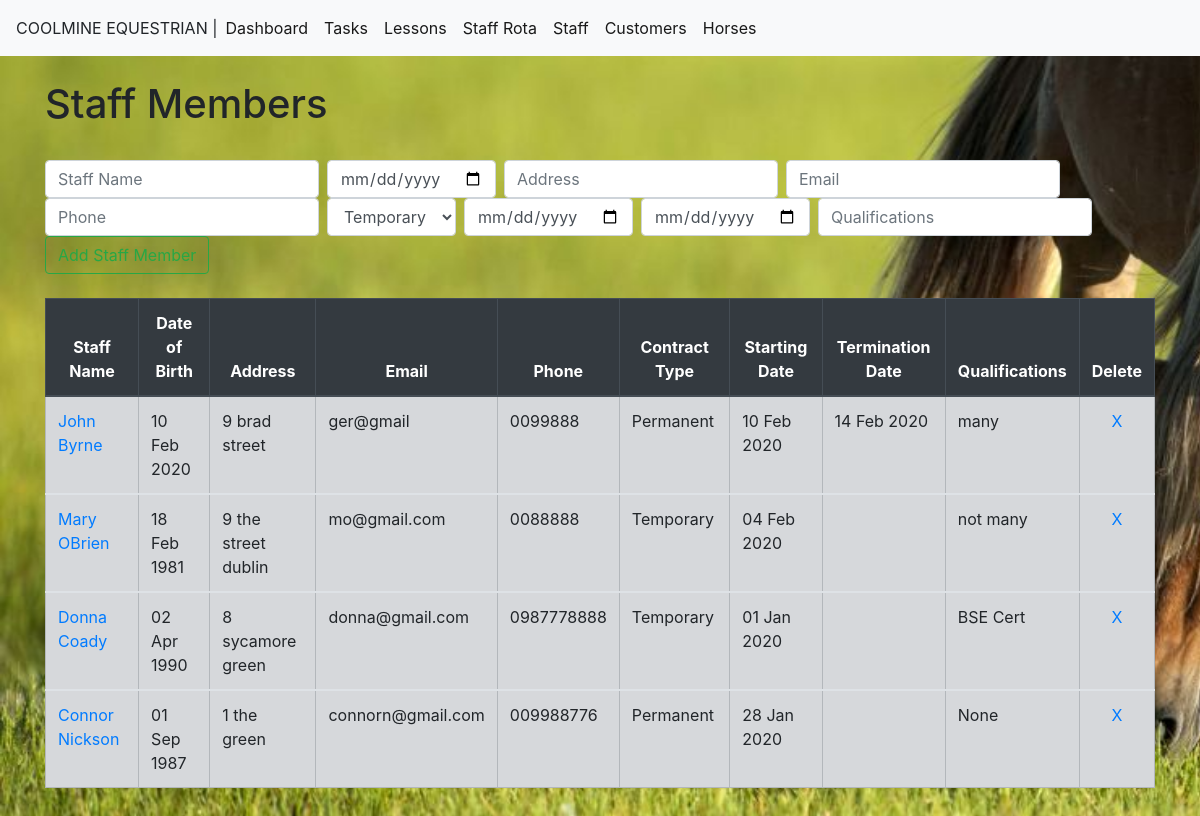
Page /staff on the earlier database version.
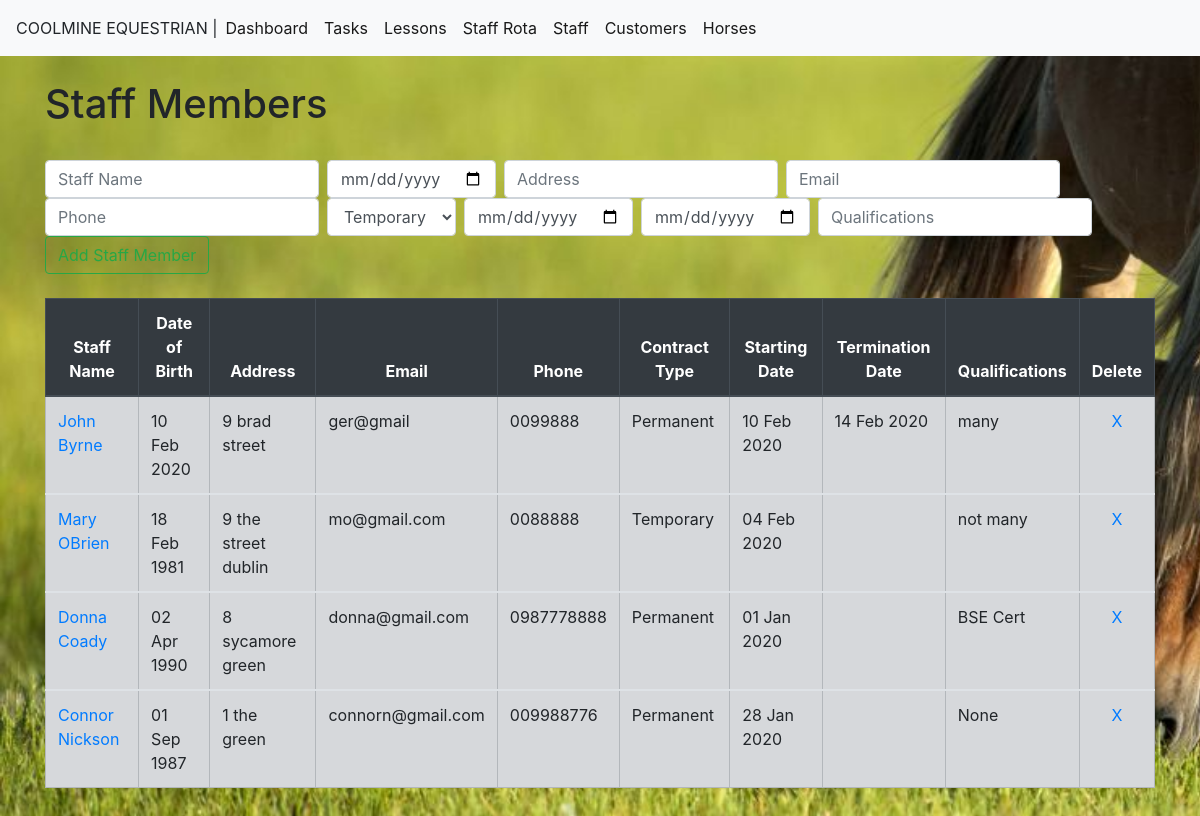
Same page on the later database version.
### module_task/models.py (models this page shows, shortened)
class StaffList(models.Model):
    staffname= models.CharField(max_length=50)
    staffdob=models.DateField(blank=True, null=True)
    staffaddress= models.CharField(max_length=200,blank=True, null=True)
    staffemail= models.EmailField(blank=True, null=True)
    staffphone=models.CharField(max_length=30,blank=True, null=True)
    staffcontract = models.CharField(null=True,max_length=20)
    startdate=models.DateField(blank=True, null=True)
    termindate =models.DateField(blank=True, null=True)
    staffqual =models.CharField(max_length=250, blank=True,null=True)

### module_task/views.py (the view)
# urls.py: path('staff',views.staff, name='staff'),
def staff(request):
    if request.method == 'POST':
        form = StaffListForm(request.POST or None)
        form.save()
        all_staff = StaffList.objects.all
        messages.success(request, ('Staff member has been successfully added!'))
        return render(request,'staff.html',{'all_staff': all_staff})
    else:
         all_staff = StaffList.objects.all
         return render(request,'staff.html',{'all_staff': all_staff})

### module_task/templates/staff.html (shortened to what this page needs)
{%extends 'base.html'%}
{% block content %}
<h1> Staff Members</h1>
<form class="form-inline my-2 my-lg-0" method="POST">{% csrf_token %}
  <input class="form-control mr-sm-2" type="add" placeholder="Staff Name" aria-label="Add" name="staffname">
  <input class="form-control mr-sm-2" type="date" placeholder="Date of Birth" name="staffdob">
  <input class="form-control mr-sm-2" type="add" placeholder="Address" aria-label="Add" name="staffaddress">
  <input class="form-control mr-sm-2" type="add" placeholder="Email" aria-label="Add" name="staffemail">
  <input class="form-control mr-sm-2" type="add" placeholder="Phone" aria-label="Add" name="staffphone">
  <select class="form-control mr-sm-2"  placeholder="Contract Type"  name="staffcontract"> <option value="Temporary">Temporary</option>
  <option value="Permanent">Permanent</option> </select>
  <input class="form-control mr-sm-2" type="date" placeholder="Start Date" name="startdate">
  <input class="form-control mr-sm-2" type="date" placeholder="Termination Date" name="termindate">
  <input class="form-control mr-sm-2" type="add" placeholder="Qualifications" aria-label="Add" name="staffqual">
  <button class="btn btn-outline-success my-2 my-sm-0" type="submit">Add Staff Member</button>
</form>
{% if all_staff %}
  <table class="table table-bordered">
    <thead class="thead-dark">
      <tr>
        <th scope="col">Staff Name</th>
        <th scope="col">Date of Birth</th>
        <th scope="col">Address</th>
        <th scope="col">Email</th>
        <th scope="col">Phone</th>
        <th scope="col">Contract Type</th>
        <th scope="col">Starting Date</th>
        <th scope="col">Termination Date</th>
        <th scope="col">Qualifications</th>
        <th scope="col">Delete</th>
      </tr>
    </thead>
 {% for staff in all_staff %}
    <tbody>
          <tr class="table-secondary">
            <td> <a href="{% url 'editstaff' staff.id %}">{{staff.staffname}}</a> </td>
            <td> {{staff.staffdob|date:"d M Y"}} </td>
            <td> {{staff.staffaddress}} </td>
            <td> {{staff.staffemail}} </td>
            <td> {{staff.staffphone}} </td>
            <td> {{staff.staffcontract}} </td>
            <td> {{staff.startdate|date:"d M Y"}} </td>
            <td> {{staff.termindate|date:"d M Y"}} </td>
            <td> {{staff.staffqual}} </td>
            <td><center> <a href="{% url 'deletestaff' staff.id %}">X</a></center> </td>
          </tr>
    </tbody>
 {% endfor %}
  </table>
{% endif %}
<body>
{% endblock %}

Differences in the rows shown:
changed StaffList "Donna Coady": staffcontract "Temporary" → "Permanent"
